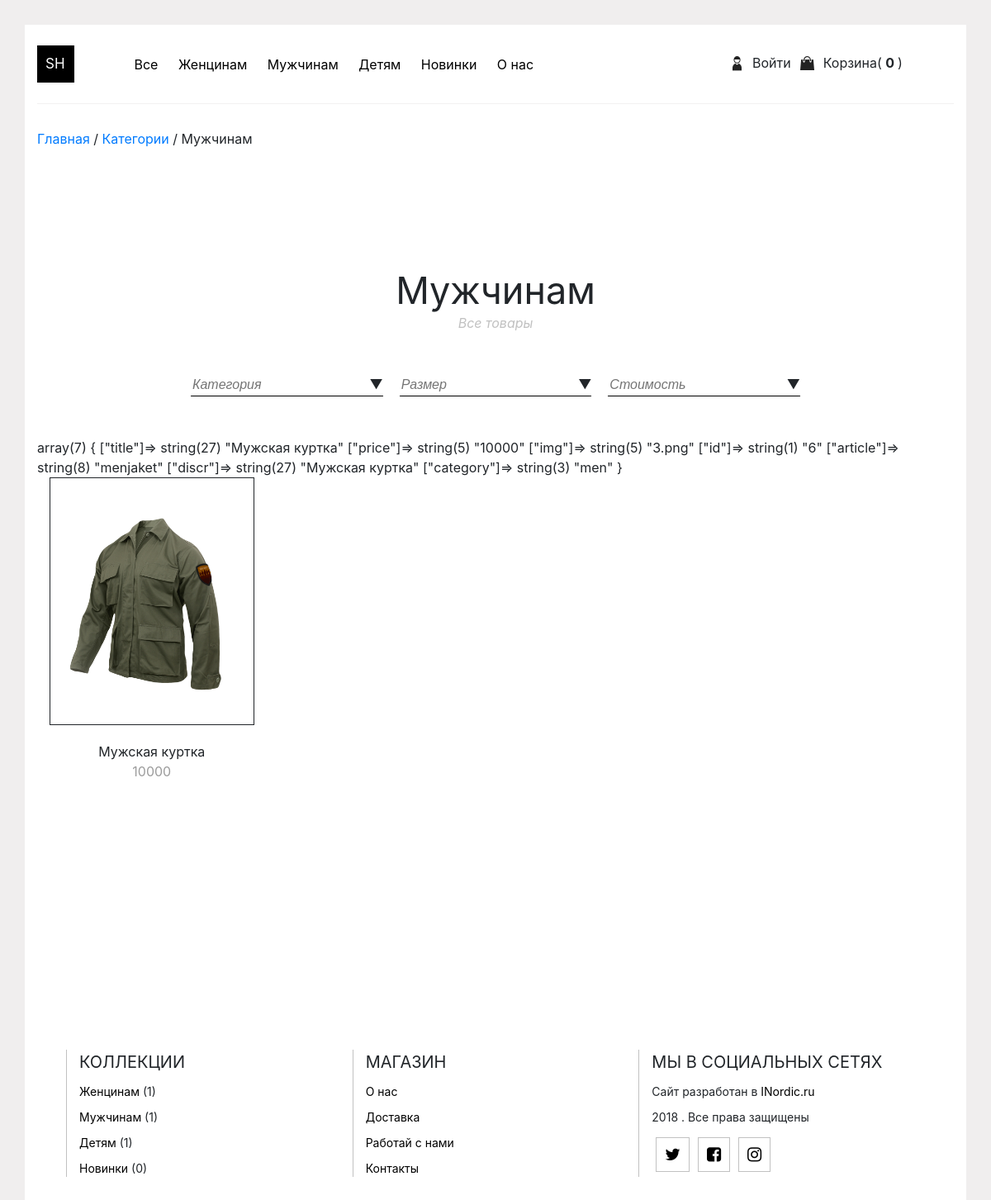
The app's page /category/?type=men with its own data.
### tables this page shows
CREATE TABLE `goods` (
  `title` text NOT NULL,
  `price` text NOT NULL,
  `img` text NOT NULL,
  `id` text NOT NULL,
  `article` text NOT NULL,
  `discr` text NOT NULL,
  `category` text NOT NULL
);

### functions.php (called while the page is built, shortened)
<?php
function render($view , $arResult='' , $title=''){
    include_once(__DIR__."/header.php");
    include_once(__DIR__."/view/$view.php");
    include_once(__DIR__."/footer.php");
}

### model/goods.php (called while the page is built, shortened)
<?php
class goods extends db{
    function getCategory($type){
        $linkFromParent = parent::extendConnect('localhost');
        $query = 'select * from goods WHERE category="'.$type.'"';
        $result = $linkFromParent->query($query);
        return $result;
    }
}

### view/category.php (the view, shortened to what this page needs)
<main>
    <div class='category-page wraper'>
            <h1> <?=$title?></h1>
        <div class='wraper__slogan'>Все товары</div>
        <div class='wraper__input-container'>
            <div class='wraper__input-container__item'>
                <input placeholder='Категория'/>
            </div>
            <div class='wraper__input-container__item'>
                <input placeholder='Размер'/>
            </div>
            <div class='wraper__input-container__item'>
                <input placeholder='Стоимость'/>
            </div>
        </div>
        <div class='category-page__goods-list container'>
            <div class='row'>
            <?php while ($row = $arResult->fetch_assoc()) {?>
                <?var_dump($row)?>
                <div class='goods-list__item col-md-3 margin0_padding0'>
                    <main>
                        <img src="http://<?=$_SERVER["SERVER_NAME"]?>:<?=$_SERVER['SERVER_PORT']?>/img/catalog/<?=$row['img']?>"/>
                    </main>
                    <footer>
                        <p><?=$row["title"]?></p>
                        <p class='item__price'><?=$row["price"]?></p>
                    </footer>
                </div>
            <?php }?>
            </div>
        </div>
    </div>
</main>

### style.css (style rules this page uses)
body { background: #F0EEEE; }
.container { margin-bottom: 75px; background: #fff; }
.container main { background: #fff; }
.container main .wraper h1 { text-align: center; margin: 145px 145px 0 145px; font-size: 45px; font-weight: 400; }
.container main .wraper .wraper__slogan { color: #C1C1C1; text-align: center; font-style: italic; }
.container footer { margin-top: 265px; }
.category-page .wraper__input-container { margin: 40px; outline: none; -webkit-box-pack: center; -ms-flex-pack: center; justify-content: center; display: -webkit-box; display: -ms-flexbox; display: flex; }
.category-page .wraper__input-container .wraper__input-container__item { border-bottom: 1px solid #000; margin: 10px; }
.category-page .wraper__input-container .wraper__input-container__item::after { content: "▼"; }
.category-page .wraper__input-container input { font-family: sans-serif; border: none; font-style: italic; font-weight: 100; }
.category-page .category-page__goods-list .goods-list__item { display: inline-block; }
.category-page .category-page__goods-list .goods-list__item main { border: 1px solid; height: 300px; display: -webkit-box; display: -ms-flexbox; display: flex; }
.category-page .category-page__goods-list .goods-list__item main img { -webkit-box-sizing: content-box; box-sizing: content-box; width: 100%; margin: auto; }
.category-page .category-page__goods-list .goods-list__item footer { text-align: center; margin-top: 20px; margin-bottom: 90px; }
.category-page .category-page__goods-list .goods-list__item footer p { margin-bottom: 0; }
.category-page .category-page__goods-list .goods-list__item footer .item__price { color: #9c9c9c; }
.container footer { margin-top: 55px; }

### records on screen
goods: value "array(7) { [\"title\"]=> string(27) \"Мужская куртка\" [\"price\"]=> string(5) \"10000\" [\"img\"]=> string(5) \"3.png\" [\"id\"]=> string(1) \"6\" [\"article\"]=> string(8) \"menjaket\" [\"discr\"]=> string(27) \"Мужская куртка\" [\"category\"]=> string(3) \"men\" }", img (picture), title "Мужская куртка", price "10000"

### other values on screen
$this -> count_goods($linkFromParent) "0"
replacement($_GET['type']) "Мужчинам"
$title "Мужчинам"
$goods->getCountCategory('woman') "1"
$goods->getCountCategory('men') "1"
$goods->getCountCategory('children') "1"
$goods->getCountCategory('new') "0"
